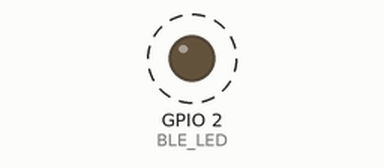
Recording of a sketch running on a simulated ESP32. Shown: output pins drawn as LEDs (lit = HIGH). Dashed ring = blinking. Random numbers use the default seed unless the sketch sets one; nothing arrives over Bluetooth unless stated; a phone connects over Bluetooth LE 3 s after start; what the sketch prints to the serial monitor is not drawn.

Above: at 1.2 s.
Timing chart, 0 to 4.0 s (numbered marks = the images above):
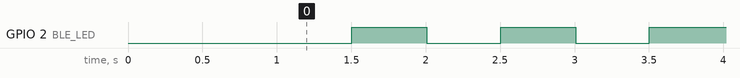

Measured:
- by itself, GPIO 2 (BLE_LED): alternates HIGH for 0.51 s and LOW for 0.50 s, 5 changes in all, then stays HIGH

The sketch:

herboratech_ble_dummy.ino
```cpp
/**
 * HerboraTech ESP32 BLE Firmware — SIMULATOR
 *
 * Firmware ini TIDAK membaca sensor fisik. Dipakai untuk menguji seluruh alur
 * BLE → ble-manager.js → VitalsManager → Firestore → UI tanpa perlu perangkat
 * MAX30102 / MLX90614 / MPU6050 terpasang.
 *
 * Untuk perangkat asli, gunakan: hardware/HerboraTech/HerboraTech.ino
 *
 * Sensor Simulation dengan Formula Fisiologis:
 * - MAX30102: HR + SpO2 + RR intervals dengan HRV variation
 * - MLX90614: Non-contact temperature dengan circadian variation
 * - IMU: Step detection + movement variance untuk sleep detection
 *
 * Output: JSON via BLE GATT, 1x per detik
 *
 * PENTING: SERVICE_UUID dan CHARACTERISTIC_UUID di bawah HARUS sama persis
 * dengan yang ada di www/shared/ble-manager.js (SERVICE_UUID & CHAR_UUID).
 * Kalau beda, getPrimaryService() di sisi browser akan gagal dan perangkat
 * tidak akan pernah terhubung.
 *
 * Library Dependencies:
 * - BLEDevice, BLEServer, BLEUtils, BLE2902 (built-in ESP32 core)
 * Tidak ada library eksternal — JSON dirakit manual dengan snprintf.
 */

#include <BLEDevice.h>
#include <BLEServer.h>
#include <BLEUtils.h>
#include <BLE2902.h>

// ──── CONFIG ────
// Harus cocok dengan www/shared/ble-manager.js
#define SERVICE_UUID        "12345678-1234-1234-1234-123456789abc"
#define CHARACTERISTIC_UUID "abcd1234-ab12-cd34-ef56-123456789abc"
#define DEVICE_NAME         "HerboraTech Watch"   // namePrefix di app: "HerboraTech"
#define BLE_LED             2

#define RR_BUFFER_SIZE      60

// ──── SENSOR DATA ────
// Didefinisikan sebelum dipakai di loop(), karena Arduino menyisipkan
// auto-prototype generateSensorData() di awal file.
struct SensorData {
  float hr;
  float spo2;
  float temp;
  float rr_rate;
  float hrv;
  float sdnn;
  float rmssd;
  float pnn50;
  float battery;
  float stress;
  float movement;
};

// ──── GLOBALS ────
BLECharacteristic *pCharacteristic = NULL;
bool deviceConnected = false;
bool oldDeviceConnected = false;
unsigned long lastNotifyTime = 0;
float lastMagnitude = 1.0;          // float — magnitude bernilai ~1.0, bukan integer
int stepCount = 0;
float rrBuffer[RR_BUFFER_SIZE];
int bufferIndex = 0;

// ──── BLE CALLBACKS ────
// Harus dideklarasikan sebelum setup(), karena kelas tidak ikut auto-prototype.
class MyServerCallbacks : public BLEServerCallbacks {
  void onConnect(BLEServer *pServer) override {
    deviceConnected = true;
  }
  void onDisconnect(BLEServer *pServer) override {
    deviceConnected = false;
  }
};

// ──── SENSOR SIMULATION ────
SensorData generateSensorData() {
  SensorData data;
  unsigned long uptime_ms = millis();

  // HR + RR
  float hr_base = 72.0;
  float hr_variation = 8.0 * sin(uptime_ms / 4000.0);
  float baseRR = 60000.0 / (hr_base + hr_variation);
  long rrVariance = 40;
  float rr = baseRR + random(-rrVariance, rrVariance + 1);
  rrBuffer[bufferIndex] = rr;
  bufferIndex = (bufferIndex + 1) % RR_BUFFER_SIZE;
  data.hr = round(60000.0 / rr);

  // SpO2
  float R = 0.43 + (random(-3, 4) / 100.0);
  data.spo2 = round((110.0 - (25.0 * R)) * 10) / 10.0;

  // RR rate
  data.rr_rate = 14 + sin(uptime_ms / 8000.0) * 2 + random(-1, 2);

  // Temp
  float baseTemp = 36.5;
  float circadian = 0.3 * sin(((uptime_ms / 3600000.0) - 6) * PI / 12.0);
  float noise = (random(-5, 6) / 100.0);
  data.temp = round((baseTemp + circadian + noise) * 10) / 10.0;

  // Steps + Movement
  float stepIntensity = 0.4;
  float ax = sin(uptime_ms / 300.0) * stepIntensity;
  float ay = cos(uptime_ms / 300.0) * 0.3;
  float az = 1.0 + sin(uptime_ms / 300.0) * stepIntensity * 0.5;
  float magnitude = sqrt(ax * ax + ay * ay + az * az);

  if (magnitude > 1.1 && lastMagnitude <= 1.1) {
    stepCount++;
  }
  lastMagnitude = magnitude;
  data.movement = round(fabs(magnitude - 1.0) * 100) / 100.0;

  // HRV SDNN
  float mean_rr = 0;
  for (int i = 0; i < RR_BUFFER_SIZE; i++) mean_rr += rrBuffer[i];
  mean_rr /= (float)RR_BUFFER_SIZE;
  float sum_sq_dev = 0;
  for (int i = 0; i < RR_BUFFER_SIZE; i++) {
    float diff = rrBuffer[i] - mean_rr;
    sum_sq_dev += diff * diff;
  }
  data.sdnn = round(sqrt(sum_sq_dev / (float)RR_BUFFER_SIZE));

  // RMSSD
  float sumSqDiff = 0;
  for (int i = 1; i < RR_BUFFER_SIZE; i++) {
    float diff = rrBuffer[i] - rrBuffer[i - 1];
    sumSqDiff += diff * diff;
  }
  data.rmssd = round(sqrt(sumSqDiff / (float)(RR_BUFFER_SIZE - 1)));

  // pNN50
  int nn50 = 0;
  for (int i = 1; i < RR_BUFFER_SIZE; i++) {
    if (fabs(rrBuffer[i] - rrBuffer[i - 1]) > 50) nn50++;
  }
  data.pnn50 = round((float)nn50 / (float)(RR_BUFFER_SIZE - 1) * 100);
  data.hrv = data.rmssd;

  // Stress
  float stress = 100.0 - (data.rmssd - 20.0) * 1.2;
  data.stress = constrain(stress, 5.0f, 95.0f);

  // Battery
  float drain = (uptime_ms / 3600000.0) * 0.5;
  float battery = 87.0 - drain;
  data.battery = battery < 5.0 ? 5.0 : battery;

  return data;
}

// ──── SETUP ────
void setup() {
  Serial.begin(115200);
  delay(1000);
  pinMode(BLE_LED, OUTPUT);
  digitalWrite(BLE_LED, LOW);

  randomSeed(esp_random());

  Serial.println("\n\n================================");
  Serial.println("HerboraTech ESP32 BLE Firmware");
  Serial.println("MODE: SIMULATOR (tanpa sensor fisik)");
  Serial.println("================================");

  float baseRR = 60000.0 / 72.0;
  for (int i = 0; i < RR_BUFFER_SIZE; i++) {
    rrBuffer[i] = baseRR;
  }

  BLEDevice::init(DEVICE_NAME);

  // Payload JSON ±150 byte. MTU default BLE hanya 23 (notify max 20 byte),
  // jadi tanpa ini payload akan terpotong dan JSON.parse di browser gagal.
  BLEDevice::setMTU(256);

  BLEServer *pServer = BLEDevice::createServer();
  pServer->setCallbacks(new MyServerCallbacks());

  BLEService *pService = pServer->createService(SERVICE_UUID);
  pCharacteristic = pService->createCharacteristic(
    CHARACTERISTIC_UUID,
    BLECharacteristic::PROPERTY_NOTIFY | BLECharacteristic::PROPERTY_READ
  );
  pCharacteristic->addDescriptor(new BLE2902());
  pService->start();

  BLEAdvertising *pAdvertising = BLEDevice::getAdvertising();
  pAdvertising->addServiceUUID(SERVICE_UUID);
  pAdvertising->setScanResponse(true);
  pAdvertising->setMinPreferred(0x06);
  BLEDevice::startAdvertising();

  Serial.print("Device name : ");
  Serial.println(DEVICE_NAME);
  Serial.print("Service UUID: ");
  Serial.println(SERVICE_UUID);
  Serial.println("BLE Initialized - Waiting for connection...");
}

// ──── LOOP ────
void loop() {
  if (!deviceConnected && oldDeviceConnected) {
    delay(500);
    BLEDevice::startAdvertising();
    Serial.println("Start advertising");
    oldDeviceConnected = deviceConnected;
    digitalWrite(BLE_LED, LOW);
  }

  if (deviceConnected && !oldDeviceConnected) {
    oldDeviceConnected = deviceConnected;
    Serial.println("Device connected!");
    digitalWrite(BLE_LED, HIGH);
  }

  if (millis() - lastNotifyTime >= 1000) {
    lastNotifyTime = millis();
    SensorData data = generateSensorData();

    char json[256];
    snprintf(json, sizeof(json),
             "{\"hr\":%d,\"spo2\":%.1f,\"temp\":%.1f,\"rr\":%.0f,"
             "\"hrv\":%.0f,\"sdnn\":%.0f,\"rmssd\":%.0f,\"pnn50\":%.0f,"
             "\"steps\":%d,\"battery\":%.0f,\"stress\":%.0f,\"movement\":%.2f}",
             (int)data.hr, data.spo2, data.temp, data.rr_rate,
             data.hrv, data.sdnn, data.rmssd, data.pnn50,
             stepCount, data.battery, data.stress, data.movement);

    if (deviceConnected) {
      pCharacteristic->setValue((uint8_t *)json, strlen(json));
      pCharacteristic->notify();
      Serial.print("TX ");
      Serial.println(json);
    }
  }

  if (!deviceConnected) {
    digitalWrite(BLE_LED, (millis() / 500) % 2);
  }
  delay(10);
}
```
